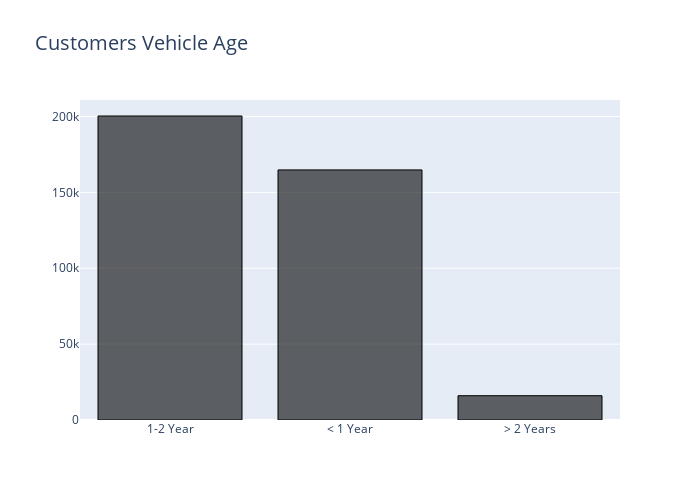

The notebook cell saved with this chart:
### Code cell
# Tempo de uso dos veículos
temp = df['Vehicle_Age'].value_counts().reset_index()

menor_1 = (df['Vehicle_Age']== '< 1 Year').sum()
entre_1_2 = (df['Vehicle_Age'] == '1-2 Year').sum()
maior_2 = (df['Vehicle_Age'] == '> 2 Years').sum()

print('< 1 Year : {} ({}%)\n1-2 Year : {} ({}%)\n> 2 Years : {}({}%)'. \
     format(menor_1,round(((menor_1/(menor_1+entre_1_2+maior_2))*100),2),
            entre_1_2,round(((entre_1_2/(menor_1+entre_1_2+maior_2))*100),2),
            maior_2,round(((maior_2/(menor_1+entre_1_2+maior_2))*100),2)))



df['Vehicle_Age'].value_counts().iplot(kind='bar',color='black',
                                      layout=go.Layout(title='Customers Vehicle Age',titlefont=dict(size=20),
                                                      autosize=False,width=700,height=500))
entre_1_2

### Figure 1 — Plotly figure (JSON) as saved in the notebook; plotly's stock layout.template omitted (floating-point values rounded to 4 significant figures)
{"data": [{"marker": {"color": "rgba(0, 0, 0, 0.6)", "line": {"color": "rgba(0, 0, 0, 1)", "width": 1}}, "name": "Vehicle_Age", "orientation": "v", "text": "", "type": "bar", "x": ["1-2 Year", "< 1 Year", "> 2 Years"], "y": [200316, 164786, 16007]}], "layout": {"autosize": false, "height": 500, "title": {"font": {"size": 20}, "text": "Customers Vehicle Age"}, "width": 700, "xaxis": {"autorange": true, "range": [-0.5, 2.5], "type": "category"}, "yaxis": {"autorange": true, "range": [0, 210900.0], "type": "linear"}}}
